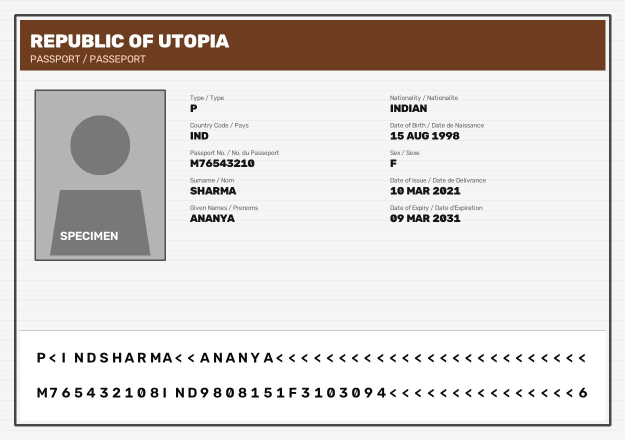
#> input picture backend/test_passport.jpg, 1250 x 880 px (shown at 1/2 size)
$ python -i quality.py   (imports and definitions only)   (older library calls are emulated)
#> lines starting #> are read from the running program, lines starting #| are printed output that depends on the picture; after the words box and inside, x2 and y2 are one past the last pixel; in counts of white or black regions, pixels touching at a corner belong together
#> further down, picture is the input picture: shape (880, 1250, 3); mean B, G, R 209.8, 212.6, 217.4
"""Image quality assessment module for document screening."""
from dataclasses import dataclass, field
from typing import List, Dict, Any
import cv2
import numpy as np


@dataclass
class QualityReport:
    """Detailed quality assessment report for document images."""
    is_valid: bool
    blur_score: float
    is_blurry: bool
    glare_ratio: float
    has_glare: bool
    mean_brightness: float
    is_underexposed: bool
    is_overexposed: bool
    contrast_score: float
    is_low_contrast: bool
    width: int
    height: int
    warnings: List[str] = field(default_factory=list)

    def to_dict(self) -> Dict[str, Any]:
        return {
            "is_valid": self.is_valid,
            "blur_score": round(self.blur_score, 2),
            "is_blurry": self.is_blurry,
            "glare_ratio": round(self.glare_ratio, 4),
            "has_glare": self.has_glare,
            "mean_brightness": round(self.mean_brightness, 2),
            "is_underexposed": self.is_underexposed,
            "is_overexposed": self.is_overexposed,
            "contrast_score": round(self.contrast_score, 2),
            "is_low_contrast": self.is_low_contrast,
            "resolution": f"{self.width}x{self.height}",
            "warnings": self.warnings
        }


def check_image_quality(
    image: np.ndarray,
    blur_threshold: float = 80.0,
    glare_threshold: float = 0.05,
    min_brightness: float = 40.0,
    max_brightness: float = 230.0,
    min_contrast: float = 25.0,
    min_width: int = 400,
    min_height: int = 300
) -> QualityReport:
    """
    Evaluates blur, glare, lighting, contrast, and resolution of an image.

    Args:
        image: Source BGR image numpy array.
        blur_threshold: Variance of Laplacian below which image is blurry.
        glare_threshold: Fraction of pixels > 250 indicating severe specular glare.
        min_brightness: Minimum average grayscale luminance.
        max_brightness: Maximum average grayscale luminance.
        min_contrast: Minimum standard deviation of grayscale luminance.
        min_width: Minimum width in pixels.
        min_height: Minimum height in pixels.

    Returns:
        QualityReport object.
    """
#> called with blur_threshold = 80, glare_threshold = 0.05, min_brightness = 40, max_brightness = 230, min_contrast = 25, min_width = 400, min_height = 300
    if image is None or image.size == 0:
        return QualityReport(
            is_valid=False,
            blur_score=0.0,
            is_blurry=True,
            glare_ratio=1.0,
            has_glare=False,
            mean_brightness=0.0,
            is_underexposed=True,
            is_overexposed=False,
            contrast_score=0.0,
            is_low_contrast=True,
            width=0,
            height=0,
            warnings=["Image is empty or unreadable."]
        )

    h, w = image.shape[:2]
#> h = 880; w = 1250
    warnings: List[str] = []

    # Check resolution
    if w < min_width or h < min_height:
        warnings.append(f"Low resolution ({w}x{h}). Minimum required is {min_width}x{min_height}.")

    # Convert to grayscale for metrics
    if len(image.shape) == 3 and image.shape[2] == 3:
        gray = cv2.cvtColor(image, cv2.COLOR_BGR2GRAY)
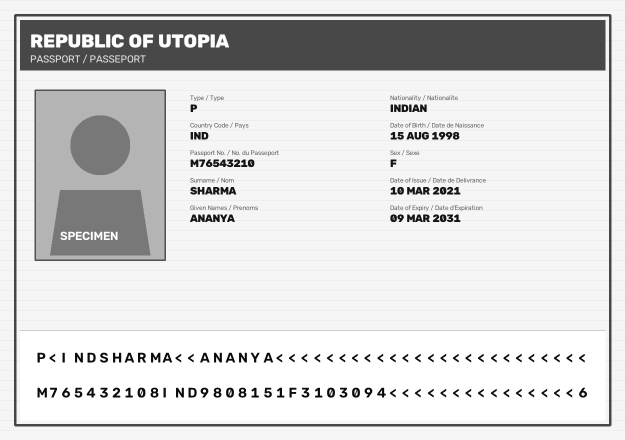
#> gray: shape (880, 1250) (shown at 1/2 size); min 2, max 255, mean 213.7
    else:
        gray = image.copy()

    # 1. Blur Detection (Laplacian Variance)
    laplacian = cv2.Laplacian(gray, cv2.CV_64F)
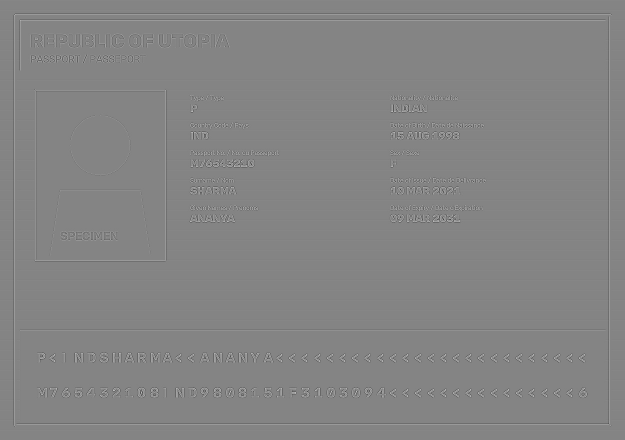
#> laplacian: shape (880, 1250) float64 (shown at 1/2 size); min -534, max 496, mean 0; drawn with min black and max white
    blur_score = float(laplacian.var())
#> blur_score = 1922.1
    is_blurry = blur_score < blur_threshold
#> is_blurry = False
    if is_blurry:
        warnings.append(f"Image appears blurry (sharpness score {blur_score:.1f} < threshold {blur_threshold:.1f}).")

    # 2. Specular Glare Detection (Morphological Blob & Text-Aware Analysis)
    total_pixels = max(gray.size, 1)
#> total_pixels = 1100000
    if len(image.shape) == 3 and image.shape[2] == 3:
        hsv = cv2.cvtColor(image, cv2.COLOR_BGR2HSV)
#> hsv: shape (880, 1250, 3); mean H, S, V 24.8, 19, 217.9
        sat = hsv[:, :, 1]
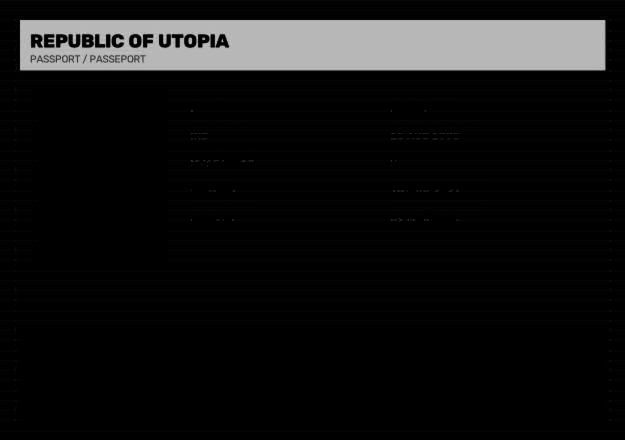
#> sat: shape (880, 1250) (shown at 1/2 size); min 0, max 205, mean 19
    else:
        sat = np.zeros_like(gray)

    # Candidate specular blown-out pixels (pure saturated white hotspot)
    highlight_mask = (gray >= 253) & (sat <= 20)
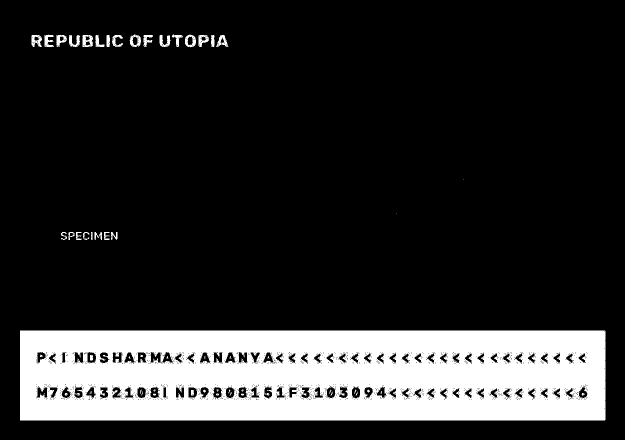
#> highlight_mask: shape (880, 1250) bool (shown at 1/2 size); 18% white; 61 white regions (30 under 20 px), largest, box (x1, y1, x2, y2) and area: (40, 661, 1211, 841) 192872, (165, 70, 186, 94) 354, (63, 70, 84, 94) 321
    highlight_u8 = highlight_mask.astype(np.uint8) * 255

    # Morphological opening to filter isolated noise / anti-aliased character edges
    kernel = cv2.getStructuringElement(cv2.MORPH_ELLIPSE, (9, 9))
    cleaned_highlights = cv2.morphologyEx(highlight_u8, cv2.MORPH_OPEN, kernel)
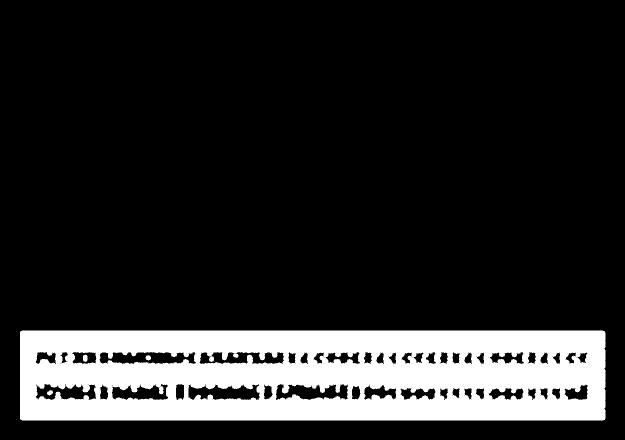
#> cleaned_highlights: shape (880, 1250) (shown at 1/2 size); 16.3% white; 4 white regions, box (x1, y1, x2, y2) and area: (40, 661, 1211, 841) 179487, (166, 709, 175, 724) 111, (94, 780, 106, 791) 89, (291, 710, 302, 721) 88

    # Analyze connected components
    num_labels, labels, stats, centroids = cv2.connectedComponentsWithStats(cleaned_highlights)
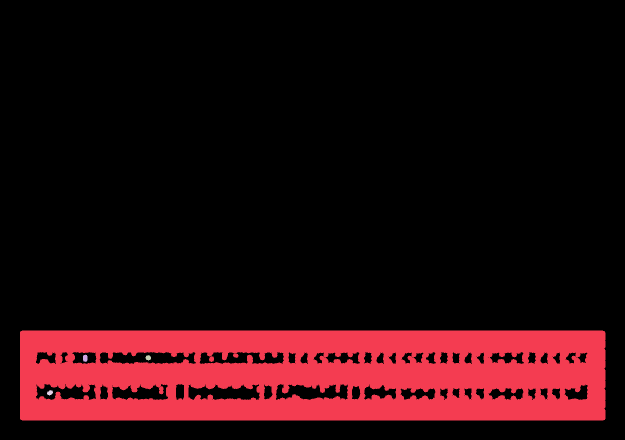
#> labels: shape (880, 1250) int32 (shown at 1/2 size); 5 distinct labels, from 0 to 4; one colour per label, 0 black
#> num_labels = 5; stats = [[0, 0, 1250, 880, 920225], [40, 661, 1171, 180, 179487], [166, 709, 9, 15, 111], [291, 710, 11, 11, 88], [94, 780, 12, 11, 89]]; centroids = [[622.5, 378.9], [635.3, 749.7], [170, 716], [296.1, 715.1], [99.55, 785.1]]
    true_glare_pixels = 0
    min_glare_area = max(250, int(total_pixels * 0.002))
#> min_glare_area = 2200

    for i in range(1, num_labels):
        area = stats[i, cv2.CC_STAT_AREA]
        bx = stats[i, cv2.CC_STAT_LEFT]
        by = stats[i, cv2.CC_STAT_TOP]
        bw = stats[i, cv2.CC_STAT_WIDTH]
        bh = stats[i, cv2.CC_STAT_HEIGHT]

        if area < min_glare_area:
            continue

        # Check if this is the legitimate MRZ optical white band at bottom of document
        is_bottom_band = (by > 0.50 * h) and (bw > 0.40 * w) and (bw / max(bh, 1) > 2.0)
        if is_bottom_band:
            patch_gray = gray[by:by+bh, bx:bx+bw]
            lap_var = cv2.Laplacian(patch_gray, cv2.CV_64F).var()
            if lap_var > 8.0:  # Contains printed text/edges
                continue

        true_glare_pixels += area
#> this loop made 4 passes
#> (area, bx, by, bw, bh, is_bottom_band, lap_var) on pass 1: (179487, 40, 661, 1171, 180, True, 2635.6)
#> (area, bx, by, bw, bh) on passes 2 to 4: (111, 166, 709, 9, 15), (88, 291, 710, 11, 11), (89, 94, 780, 12, 11)
#> pass 1, in check_image_quality, `patch_gray = gray[by:by+bh, bx:bx+bw]`:
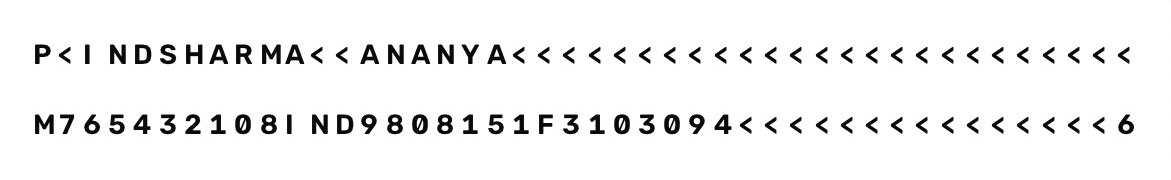
#> patch_gray: shape (180, 1171); min 2, max 255, mean 241.5
#> after the loop, true_glare_pixels = 0

    glare_ratio = float(true_glare_pixels / total_pixels)
#> glare_ratio = 0
    has_glare = glare_ratio > glare_threshold
#> has_glare = False
    if has_glare:
        warnings.append(f"Specular reflection/glare detected ({glare_ratio * 100:.1f}% hotspot coverage).")

    # 3. Brightness & Exposure
    mean_brightness = float(np.mean(gray))
#> mean_brightness = 213.7
    is_underexposed = mean_brightness < min_brightness
#> is_underexposed = False
    is_overexposed = mean_brightness > max_brightness
#> is_overexposed = False
    if is_underexposed:
        warnings.append(f"Image is underexposed/too dark (brightness: {mean_brightness:.1f}).")
    if is_overexposed:
        warnings.append(f"Image is overexposed/too bright (brightness: {mean_brightness:.1f}).")

    # 4. Contrast
    contrast_score = float(np.std(gray))
#> contrast_score = 65.58
    is_low_contrast = contrast_score < min_contrast
#> is_low_contrast = False
    if is_low_contrast:
        warnings.append(f"Low contrast detected (contrast std: {contrast_score:.1f}).")

    # Overall validity (critical warnings fail the check)
    is_valid = not (is_blurry and blur_score < (blur_threshold / 2)) and not (w < 200 or h < 150)
#> is_valid = True

    return QualityReport(
        is_valid=is_valid,
        blur_score=blur_score,
        is_blurry=is_blurry,
        glare_ratio=glare_ratio,
        has_glare=has_glare,
        mean_brightness=mean_brightness,
        is_underexposed=is_underexposed,
        is_overexposed=is_overexposed,
        contrast_score=contrast_score,
        is_low_contrast=is_low_contrast,
        width=w,
        height=h,
        warnings=warnings
    )

>>> import cv2
>>> picture = cv2.imread('../../test_passport.jpg')
>>> result = check_image_quality(picture)
